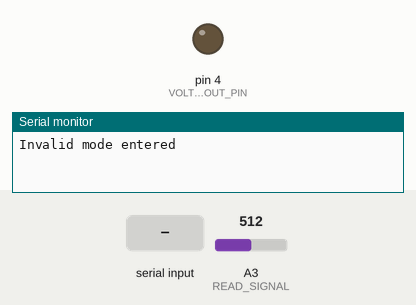
Bench run of a sketch on a simulated Arduino Uno, built with avr-gcc and run on an emulated ATmega328P. On the bench: output pins drawn as LEDs (lit = HIGH), the last lines printed to the serial monitor. Dashed ring = blinking. The test bench sets the inputs (shaded band); at power-on: A3 (READ_SIGNAL) = 512.

Above: at 1.2 s.
1.3 s: "2\n" received over Serial
At 2.7 s:
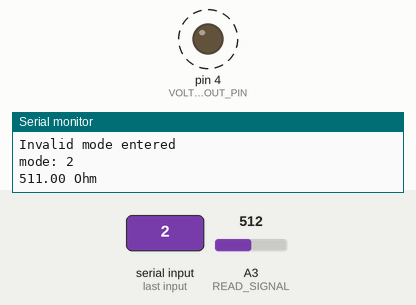
4.3 s: A3 (READ_SIGNAL) set to 1007
7.3 s: A3 (READ_SIGNAL) set to 1023
10.3 s: "1\n" received over Serial
At 11.2 s:
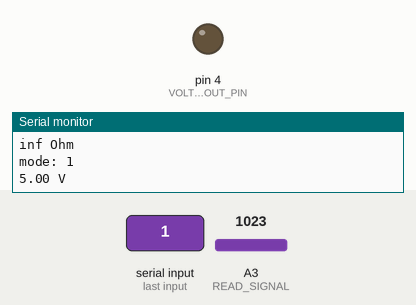
Timing chart, 0 to 13.3 s (numbered marks = the images above; inputs shaded):
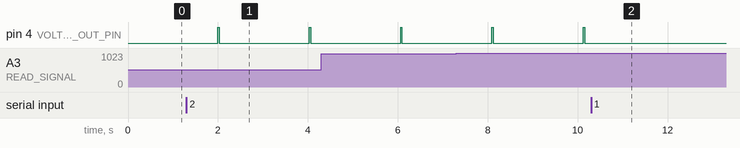

The sketch:

multimeter.ino
```cpp
/*
  Multimeter

  The program can be set to calculate voltage of a circuit or electrical
   resistance of a resistor.

  The circuit:


  Created 13 Feb 2025
  By Sebastian Duque
*/

#define VOLTAGE_OUT_PIN 4
#define READ_SIGNAL A3
int newMode = 0;
int mode = 0; // 1: voltage | 2: resistance
float knownResistor = 510.0; //ohms
float signal;
float voltage;
float resistance;

float measureOhm() {
  pinMode(VOLTAGE_OUT_PIN, OUTPUT);
  digitalWrite(VOLTAGE_OUT_PIN, HIGH);
  delay(5);
  signal = 0;
  for (int i = 0; i < 5; i++) {
    signal += analogRead(READ_SIGNAL);
    delay(5);
  }
  signal /= 5;
  voltage = signal * 5.0 / 1023.0;
  // pinMode(VOLTAGE_OUT_PIN, INPUT);
  digitalWrite(VOLTAGE_OUT_PIN, LOW);
  return voltage * knownResistor / (5.0 - voltage);
}

float measureVoltage() {
  signal = 0;
  for (int i = 0; i < 5; i++) {
    signal += analogRead(READ_SIGNAL);
    delay(5);
  }
  signal /= 5;
  return signal * 5.0 / 1023.0;
}

void setup() {
  pinMode(VOLTAGE_OUT_PIN, OUTPUT);
  pinMode(READ_SIGNAL, INPUT);
  digitalWrite(VOLTAGE_OUT_PIN, LOW);
  Serial.begin(9600);
}

void loop() {
  newMode = Serial.parseInt();
  if (newMode > 0) {
    mode = newMode;
    Serial.print("mode: ");
    Serial.println(mode);
  }
  switch (mode) {
    case 1:
      voltage = measureVoltage();
      Serial.print(voltage);
      Serial.println(" V");
      break;
    case 2:
      resistance = measureOhm();
      Serial.print(resistance);
      Serial.println(" Ohm");
      break;
    default:
      Serial.println("Invalid mode entered");
  }
  delay(1000);
}
```

Measured:
- after the input at 1.3 s, pin 4 (VOLTAGE_OUT_PIN): alternates HIGH for 0.03 s and LOW for 2.0 s, starting after 0.70 s
- after the input at 10.3 s, pin 4 (VOLTAGE_OUT_PIN): stops changing and stays LOW
